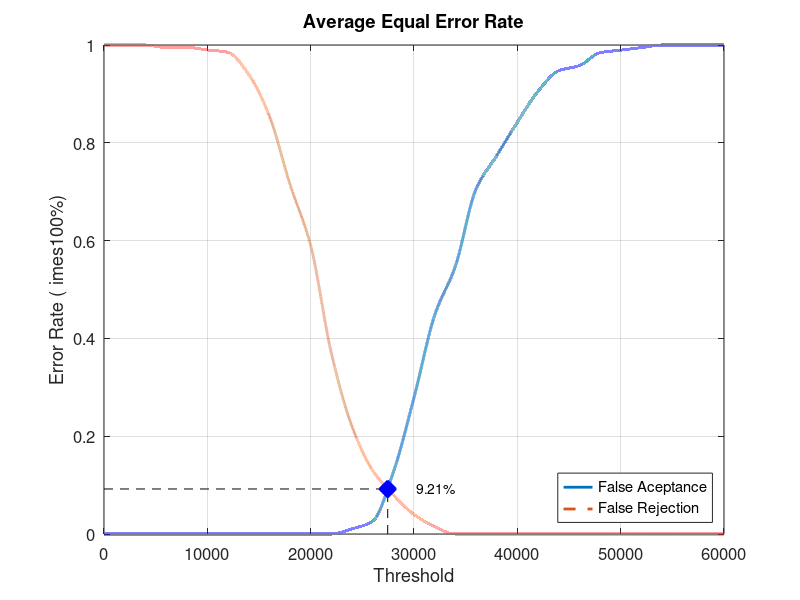
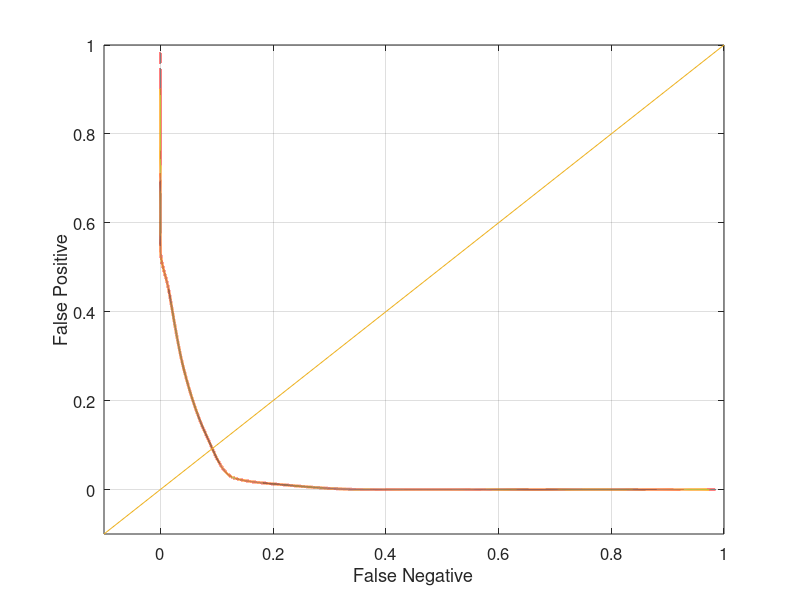

Reproduce these figures in MATLAB, in order.
close all;
clear;
clc;
x = 0:2000:60000;
xq = 0:0.5:60000;

y0 = [0 0 0 0 0 0 0 0 0 0 0 0 0.0105263 0.0263158 0.126316 0.278947 0.447368 0.547368 0.705263 0.773684 0.842105 0.905263 0.947368 0.957895 0.984211 0.989474 0.994737 1 1 1 1]
yy0 = interp1(x, y0, xq, 'pchip');
y1 = [1 1 1 0.995 0.995 0.99 0.985 0.94 0.855 0.715 0.59 0.37 0.22 0.13 0.08 0.04 0.015 0 0 0 0 0 0 0 0 0 0 0 0 0 0]
yy1 = interp1(x, y1, xq, 'pchip');

% Calculating EER: 
y2 = abs(y0 - y1);
find(y2 == min(y2))
yy2 = abs(yy0 - yy1);
xEER = find(yy2 == min(yy2));
xEERIndex = xq(xEER) % X-axis EER
yEER = yy0(xEER) % Y-axis EER

main = figure
plot(xq, yy0,'-','LineWidth', 2);	hold on
plot(xq, yy1,'--','LineWidth', 2);	hold on
plot([xEERIndex xEERIndex], [0 yEER], 'k--');	hold on
plot([0 xEERIndex], [yEER yEER], 'k--');	hold on
plot(xEERIndex, yEER, 'bx', 'LineWidth', 10);	hold on
text(xEERIndex + 10 * xEERIndex / 100, yEER, [num2str(round((10000 * yEER)) / 100) '%'])
legend('False Aceptance', 'False Rejection', 'Location', 'SouthEast')
xlabel('Threshold')
ylabel('Error Rate (	imes100%)')
title('Average Equal Error Rate')
set(gca, 'FontSize', 12)
axis([0 60000 0 1])
grid on

print(main, 'Database4_1Main', '-dpng');
FNRxFPR = figure('Color', [1 1 1]);
plot(yy1, yy0, '-', yy1, yy0, 'LineWidth', 2);
hold on
y = -0.1:0.1:1
plot(y, y); 
set(gca, 'FontSize', 12)
xlabel('False Negative')
ylabel('False Positive')
axis([-0.1 1 -0.1 1])
set(gca, 'FontSize', 12)
grid on

print(FNRxFPR, 'Database4_1FNRxFPR','-dpng');
